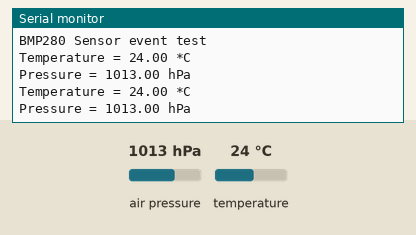
A sketch run on a simulated Arduino Uno, built with avr-gcc and run on an emulated ATmega328P. On the bench: the last lines printed to the serial monitor. The inputs (shaded band) are chosen by the test bench; at power-on: air pressure 1013 hPa, temperature 24 °C.

Above: at 2.8 s.
2.9 s: air pressure set to 952 hPa
At 5.1 s:
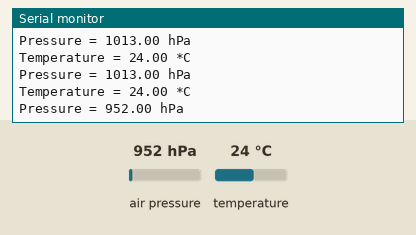
5.6 s: temperature set to 12 °C
At 6.8 s:
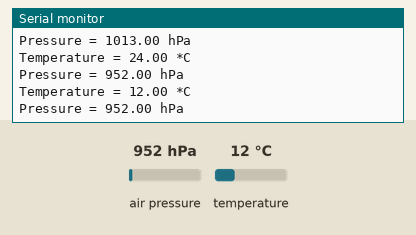
8.3 s: air pressure set to 975 hPa
At 11.5 s:
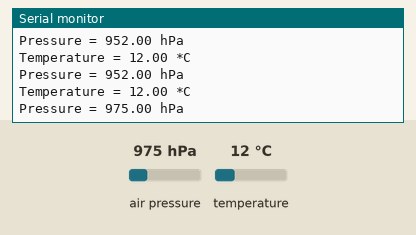
Timing chart, 0 to 13.0 s (numbered marks = the images above; inputs shaded):
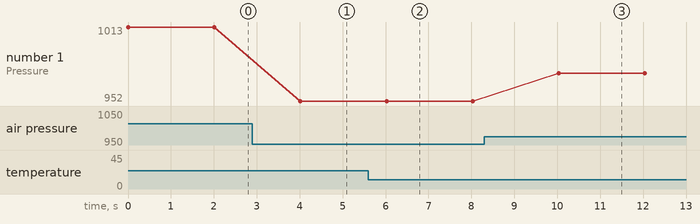

The sketch:

bmp280.ino
```cpp
#include <Adafruit_BMP280.h>
#include <SPI.h>
#include <Wire.h>


Adafruit_BMP280 bmp; // use I2C interface
Adafruit_Sensor *bmp_temp = bmp.getTemperatureSensor();
Adafruit_Sensor *bmp_pressure = bmp.getPressureSensor();

void setup() {
  Serial.begin(115200);
  Serial.println(F("BMP280 Sensor event test"));

  if (!bmp.begin()) {
    Serial.println(F("Could not find a valid BMP280 sensor, check wiring!"));
    while (1)
      delay(10);
  }

  /* Default settings from datasheet. */
  bmp.setSampling(Adafruit_BMP280::MODE_NORMAL,     /* Operating Mode. */
                  Adafruit_BMP280::SAMPLING_X2,     /* Temp. oversampling */
                  Adafruit_BMP280::SAMPLING_X16,    /* Pressure oversampling */
                  Adafruit_BMP280::FILTER_X16,      /* Filtering. */
                  Adafruit_BMP280::STANDBY_MS_500); /* Standby time. */

  bmp_temp->printSensorDetails();
}

void loop() {
  sensors_event_t temp_event, pressure_event;
  bmp_temp->getEvent(&temp_event);
  bmp_pressure->getEvent(&pressure_event);

  Serial.print(F("Temperature = "));
  Serial.print(temp_event.temperature);
  Serial.println(" *C");

  Serial.print(F("Pressure = "));
  Serial.print(pressure_event.pressure);
  Serial.println(" hPa");

  Serial.println();
  delay(2000);
}
```

Measured:
- after the input at 2.9 s, the serial monitor: prints a new line after 1.1 s (image 1)
- after the input at 5.6 s, the serial monitor: prints a new line after 0.42 s (image 2)
- after the input at 8.3 s, the serial monitor: prints a new line after 1.7 s (image 3)
- plotted number 1: 1013 → 952 after the input at 2.9 s, 952 → 975 after the input at 8.3 s
